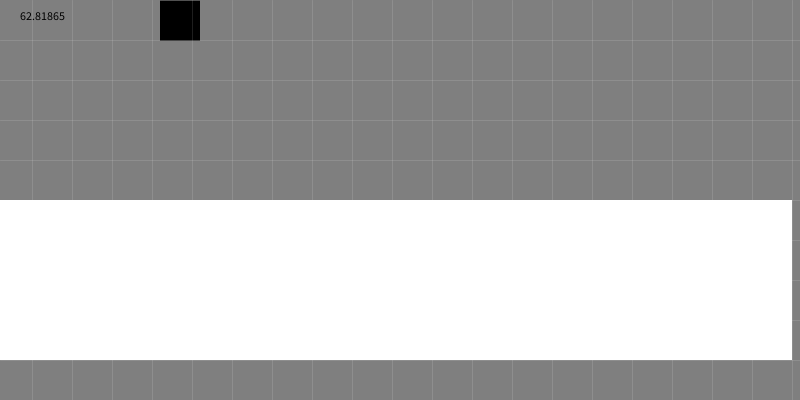
Frame 1 (no input)
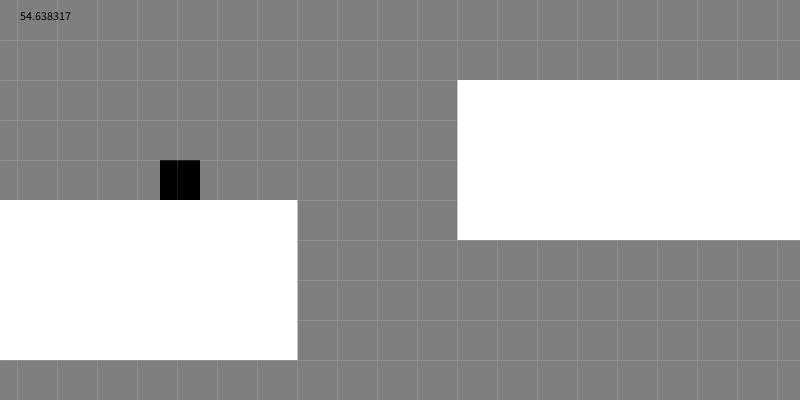
Frame 60 (the mouse pressed at the canvas centre just before this capture)
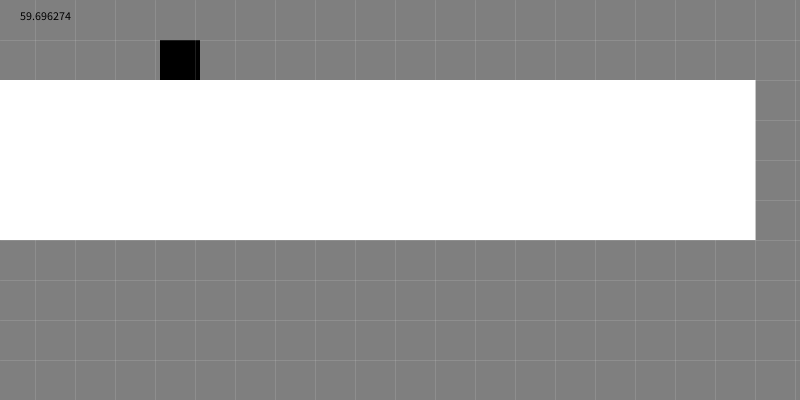
Frame 120 (the mouse held since frame 60 and released just before this capture)

The Processing sketch that drew these frames (run headless with seeded random() and noise(); from frame 60 on, the mouse is pressed at the canvas centre):

// Processing sketch: BogoPrototype
// ── BogoPrototype.pde

int lastTime = 0;
int currentTime = 15;
Grid grid;
BogoGame game;

void setup()
{
	size(800, 400);
	frameRate(Global.frameRate);
	orientation(LANDSCAPE);

	game = new BogoGame();
	grid = new Grid();

	Global.prototype = this;
}

void draw()
{
	background(Global.COLOR_BACKGROUND);
	updateTime();
	
	Global.globalOffset += Global.bogo.speedX * Global.dt;
	Global.screenOffset = Global.globalOffset - Global.UNIT * ((int)Global.globalOffset / Global.UNIT);


	if (game == null) return;

	game.update();
	grid.update();
	
	game.draw();
	grid.draw();

	text("" + frameRate, 20, 20);
}

void resetGame()
{
	game = new BogoGame();
}

// move to framework
void updateTime()
{
	lastTime = currentTime;
	currentTime = millis();
	Global.dt = currentTime - lastTime;

	if (Global.dt > 1500 / Global.frameRate)
	{
		Global.dt = 1000 / Global.frameRate;
	}
}

void mousePressed()
{
	game.screenTouched();
}

void mouseReleased()
{
	game.screenUntouched();
}

// ── Bogo.pde
class Bogo
{
	final int STATE_ON_FLOOR = 0;
	final int STATE_JUMPING_UP_1 = 1;
	final int STATE_JUMPING_UP_2 = 2;
	final int STATE_JUMPING_DOWN = 3;
	final int STATE_DEAD = 4;

	float x;
	float y;
	float w;
	float h;
	float speedX;
	float speedY;
	int state;
	int framesAfterJump;

	Bogo()
	{
		Global.bogo = this;
		x = Global.BOGO_INITIAL_POSITION_X * Global.UNIT;
		y = Global.BOGO_INITIAL_POSITION_Y * Global.UNIT;


		w = Global.BOGO_WIDTH * Global.UNIT;
		h = Global.BOGO_HEIGHT * Global.UNIT;
		
		speedX = Global.BOGO_MIN_SPEED;
		speedY = 0;

		setState(STATE_JUMPING_DOWN);
	}

	void update()
	{
		speedY += Global.GRAVITY * Global.dt;
		y += speedY * Global.dt;

		if (speedY > 0)
		{
			setState(STATE_JUMPING_DOWN);
		}

		if (state == STATE_JUMPING_UP_1)
		{
			framesAfterJump++;
			// println("frames: " + framesAfterJump);

			if (framesAfterJump >= Global.BOGO_FRAMES_FOR_JUMP_2 && mousePressed)
			{
				jump_2();
			}
		}
	}

	void draw()
	{
		fill(Global.COLOR_BOGO);
		rect(x, y, w, h);
	}

	void jump_1()
	{
		if (state == STATE_ON_FLOOR)
		{
			// println("jump_1");
			setState(STATE_JUMPING_UP_1);
			speedY = -Global.BOGO_JUMP_1_IMPULSE;

			framesAfterJump = 0;
		}
	}

	void jump_2()
	{
		// println("jump_2");
		setState(STATE_JUMPING_UP_2);
		speedY = -Global.BOGO_JUMP_2_IMPULSE;
	}

	void setState(int _state)
	{
		if (state == _state) return;

		state = _state;
		
		switch (_state)
		{
			case STATE_ON_FLOOR:
			{
				speedY = 0;
			}
		}
	}
}
// ── BogoGame.pde

class BogoGame
{
	int lastTime = 0;
	int currentTime = 15;
	float offset;
	ArrayList<Floor> floors;
	Grid grid;
	Bogo bogo;

	JSONObject data;

	BogoGame()
	{
		bogo = new Bogo();
		floors = new ArrayList<Floor>();
		floors.add(new Floor(0, 5, 20, 4));
		floors.add(new Floor(24, 2, 20, 4));
		floors.add(new Floor(48, 5, 200, 4));

		grid = new Grid();

		/*data = loadJSONObject("data/patterns.json");
		JSONArray patterns = data.getJSONArray("patterns");

		for (int i = 0; i < patterns.size(); ++i)
		{
			JSONObject object = patterns.getJSONObject(i);
			int id = object.getInt("id");
			JSONArray sequence = object.getJSONArray("sequence");
			
			for (int j = 0; j < sequence.size(); ++j)
			{
				JSONObject piece = sequence.getJSONObject(j);
				//println("type: " + piece.getString("type") + ", value: " + piece.getInt("size"));
			}
		}*/
	}

	void update()
	{
		if (bogo.state == bogo.STATE_DEAD) return;

		for (int i = 0; i < floors.size(); ++i)
		{
			floors.get(i).update();
		}

		bogo.update();
		collideBogo();
	}

	void draw()
	{
		if (bogo.state == bogo.STATE_DEAD) return;

		for (int i = 0; i < floors.size(); ++i)
		{
			floors.get(i).draw();
		}

		bogo.draw();
	}

	void screenTouched()
	{
		bogo.jump_1();
	}

	void screenUntouched()
	{
		if (bogo.state == bogo.STATE_JUMPING_UP_1)
		{
			bogo.setState(bogo.STATE_JUMPING_UP_2);
		}
	}

	void createRandomFloor()
	{
		floors.add(new Floor((int)(Global.globalOffset + width) / Global.UNIT - (float)Global.globalOffset / (float)Global.UNIT, 5, 4, 4));
	}

	void collideBogo()
	{
		for (int i = 0; i < floors.size(); ++i)
		{
			Floor floor = floors.get(i);
			
			// si hay colisión
			if (!(bogo.x + bogo.w < floor.x || floor.x + floor.w < bogo.x || bogo.y + bogo.h < floor.y || floor.y + floor.h < bogo.y))
			{
				// colisión con bordes laterales
				if (bogo.y + bogo.h - 2 * bogo.speedY * Global.dt > floor.y)
				{
					bogo.speedX *= -1;

					// colisión izquierda
					if (bogo.x + bogo.w / 2 < floor.x)
					{
						bogo.x = floor.x - bogo.w;
					}

					// colisión derecha
					if (bogo.x + bogo.w / 2 > floor.x + floor.w)
					{
						bogo.x = floor.x + floor.w;
					}
				}
				else
				{
					bogo.y = floor.y - bogo.h;
					bogo.setState(bogo.STATE_ON_FLOOR);	
				}

				return;
			}
			else
			{
				if (bogo.y > height)
				{
					bogo.setState(bogo.STATE_DEAD);
					Global.prototype.resetGame();
				}
			}
		}
	}
}
// ── Floor.pde
class Floor
{
	float x;
	float y;
	float w;
	float h;

	Floor(float _x, float _y, int _w, int _h)
	{
		x = _x * Global.UNIT;
		y = _y * Global.UNIT;
		w = _w * Global.UNIT;
		h = _h * Global.UNIT;
	}

	void update()
	{
		x -= Global.bogo.speedX * Global.dt;
	}

	void draw()
	{
		noStroke();
		fill(255);
		rect(x, y, w, h);
	}
}
// ── Global.pde
static class Global
{
	// COLORS
	static int COLOR_FLOOR_NORMAL = 255;
	static int COLOR_BOGO = 0;
	static int COLOR_BACKGROUND = 127;

	// WORLD
	static int UNIT = 40;
	static float GRAVITY = 0.0025;

	// BOGO
	static float BOGO_MAX_SPEED = 0.5;
	static float BOGO_MIN_SPEED = 0.5;
	static float BOGO_WIDTH = 1;
	static float BOGO_HEIGHT = 1;
	static float BOGO_INITIAL_POSITION_X = 4;
	static float BOGO_INITIAL_POSITION_Y = 0;

	static float BOGO_JUMP_1_IMPULSE = 0.7;
	static float BOGO_JUMP_2_IMPULSE = 0.7;
	static int BOGO_FRAMES_FOR_JUMP_2 = 8;

	// VARS
	static int dt;
	static float globalOffset;
	static float screenOffset;
	static int tilesOffset;
	static Bogo bogo;
	static BogoPrototype prototype;
	static int frameRate = 60;
}

// ── Grid.pde
class Grid
{
	Grid()
	{
		
	}

	void update()
	{

	}

	void draw()
	{
		for (int i = 1; i <= width / Global.UNIT; ++i)
		{
			stroke(255, 255, 255, 30);
			line(i * Global.UNIT - Global.screenOffset, 0, i * Global.UNIT - Global.screenOffset, height);
		}

		for (int j = 1; j <= height / Global.UNIT; ++j)
		{
			stroke(255, 255, 255, 30);
			line(0, j * Global.UNIT, width, j * Global.UNIT);
		}
	}
}
// ── PatternManager.pde
class PatternManager
{
	//ArrayList<Pattern> patterns;

	PatternManager()
	{
	//	patterns = new ArrayList<Pattern>();
	}

	void update()
	{

	}

	void getNextPattern()
	{
		
	}
}
